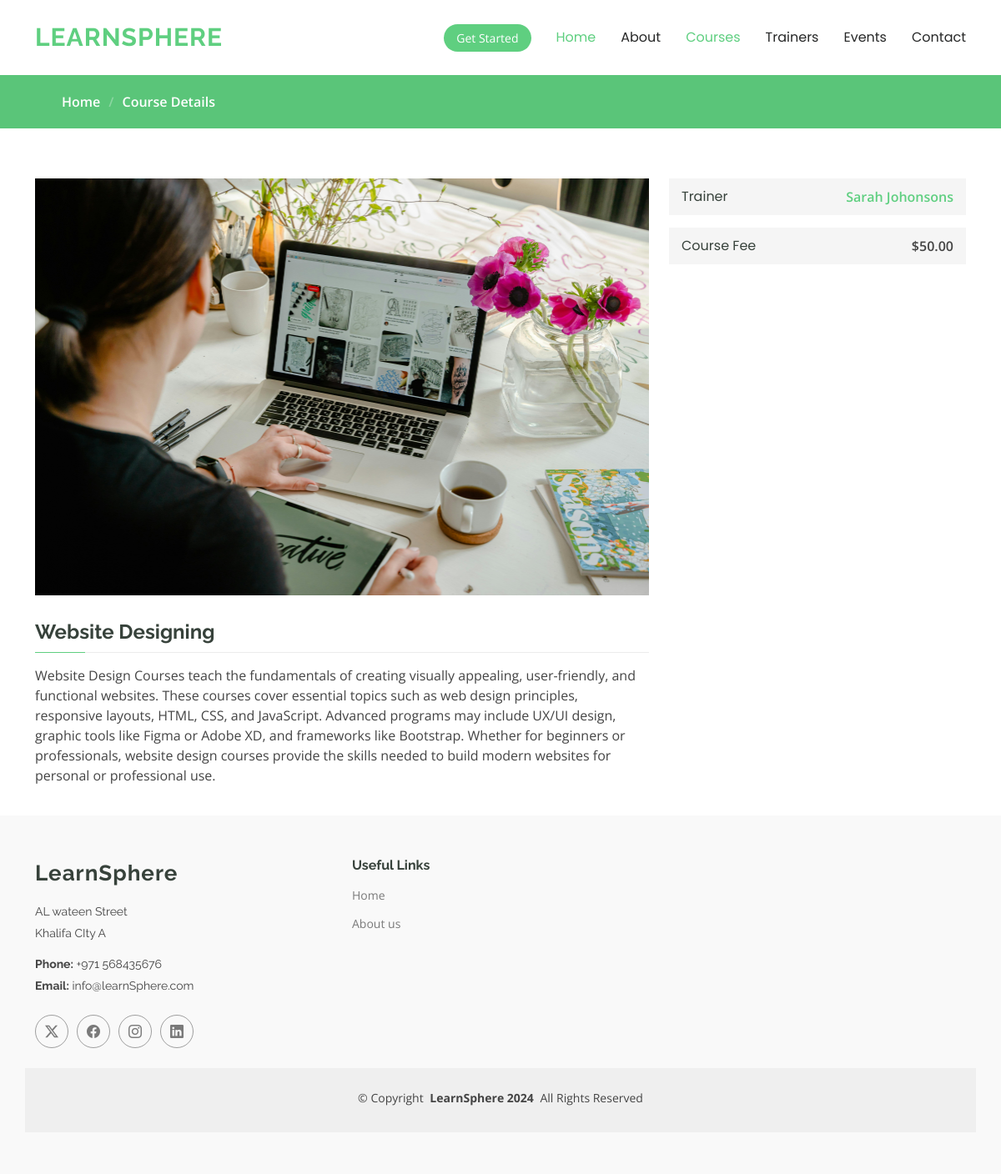
Screenshot of /course_details/1/ with the database file from the repository.
### users/models.py (models this page shows, shortened)
class Course(models.Model):
    title = models.CharField(max_length=200)
    description = models.TextField()
    instructor = models.CharField(max_length=100)
    duration = models.CharField(max_length=50)  # e.g., "10 hours"
    price = models.DecimalField(max_digits=10, decimal_places=2, default=0.00)
    image = models.ImageField(upload_to='courses/', null=True, blank=True)
    created_at = models.DateTimeField(auto_now_add=True)

### website/views.py (the view)
# urls.py: path('course_details/<int:course_id>/', views.course_details, name='course_details'),
def course_details(request, course_id):
    course = get_object_or_404(Course, id=course_id)
    return render(request, 'course_details.html', {'course': course})

### website/templates/course_details.html (shortened to what this page needs)
<!DOCTYPE html>
<html lang="en">
{% load static %}
<head>
  {% include 'header.html' %}
</head>
<body class="courses-page">
 {% include 'headnavbar.html' %}
  <main class="main">
    <div class="page-title" data-aos="fade">
      <nav class="breadcrumbs">
        <div class="container">
          <ol>
            <li><a href="index.html">Home</a></li>
            <li class="current">Course Details</li>
          </ol>
        </div>
      </nav>
    </div>
    <section id="courses-course-details" class="courses-course-details section">
      <div class="container" data-aos="fade-up">
        <div class="row">
                   <div class="col-lg-8">
<img src="{{ course.image.url }}" class="img-fluid" alt="...">
            <h3>{{ course.title }}</h3>
            <p>{{ course.description }}</p>
         </div>
         <div class="col-lg-4">
            <div class="course-info d-flex justify-content-between align-items-center">
               <h5>Trainer</h5>
               <p><a href="#">{{ course.instructor }}</a></p>
            </div>
            <div class="course-info d-flex justify-content-between align-items-center">
               <h5>Course Fee</h5>
               <p>${{ course.price }}</p>
            </div>
         </div>
        </div>
      </div>
    </section>
  </main>
 {% include 'main_footer.html' %}
</body>
</html>

### website/static/assets/css/main.css (style rules this page uses)
:root { --default-font: "Open Sans", system-ui, -apple-system, "Segoe UI", Roboto, "Helvetica Neue", Arial, "Noto Sans", "Liberation Sans", sans-serif, "Apple Color Emoji", "Segoe UI Emoji", "Segoe UI Symbol", "Noto Color Emoji"; --heading-font: "Raleway", sans-serif; --nav-font: "Poppins", sans-serif; }
:root { --background-color: #ffffff; --default-color: #444444; --heading-color: #37423b; --accent-color: #5fcf80; --surface-color: #ffffff; --contrast-color: #ffffff; }
:root { --nav-color: #272828; --nav-hover-color: #5fcf80; --nav-mobile-background-color: #ffffff; --nav-dropdown-background-color: #ffffff; --nav-dropdown-color: #272828; --nav-dropdown-hover-color: #5fcf80; }
:root { scroll-behavior: smooth; }
body { color: var(--default-color); background-color: var(--background-color); font-family: var(--default-font); }
a { color: var(--accent-color); text-decoration: none; transition: 0.3s; }
h1, h2, h3, h4, h5, h6 { color: var(--heading-color); font-family: var(--heading-font); }
.page-title { --default-color: var(--contrast-color); --background-color: var(--accent-color); --heading-color: var(--contrast-color); color: var(--default-color); background-color: var(--background-color); position: relative; }
.page-title nav { background-color: color-mix(in srgb, var(--accent-color) 90%, black 5%); padding: 20px 0; }
.page-title nav a { color: var(--default-color); }
.page-title nav ol { display: flex; flex-wrap: wrap; list-style: none; margin: 0; font-size: 16px; font-weight: 600; }
.page-title nav ol li+li { padding-left: 10px; }
.page-title nav ol li+li::before { content: "/"; display: inline-block; padding-right: 10px; color: color-mix(in srgb, var(--default-color), transparent 70%); }
section, .section { color: var(--default-color); background-color: var(--background-color); padding: 60px 0; scroll-margin-top: 900px; overflow: clip; }
.courses-course-details { padding-bottom: 20px; }
.courses-course-details h3 { font-size: 24px; margin: 30px 0 15px 0; font-weight: 700; position: relative; padding-bottom: 10px; }
.courses-course-details h3:before { content: ""; position: absolute; display: block; width: 100%; height: 1px; background: color-mix(in srgb, var(--default-color), transparent 90%); bottom: 0; left: 0; }
.courses-course-details h3:after { content: ""; position: absolute; display: block; width: 60px; height: 1px; background: var(--accent-color); bottom: 0; left: 0; }
.courses-course-details .course-info { background: color-mix(in srgb, var(--default-color), transparent 95%); padding: 10px 15px; margin-bottom: 15px; }
.courses-course-details .course-info h5 { font-weight: 400; font-size: 16px; margin: 0; font-family: var(--nav-font); }
.courses-course-details .course-info p { margin: 0; font-weight: 600; }
.courses-course-details .course-info a { color: var(--accent-color); }

### rows the page displays
Course: image (picture), title "Website Designing", description "Website Design Courses teach the fundamentals of creating visually appealing, user-friendly, and functional websites. These courses cover essential topics such as web design principles, responsive layouts, HTML, CSS, and JavaScript. Advanced programs may include UX/UI design, graphic tools like Figma or Adobe XD, and frameworks like Bootstrap. Whether for beginners or professionals, website design courses provide the skills needed to build modern websites for personal or professional use.", instructor "Sarah Johonsons", price "50.00"
